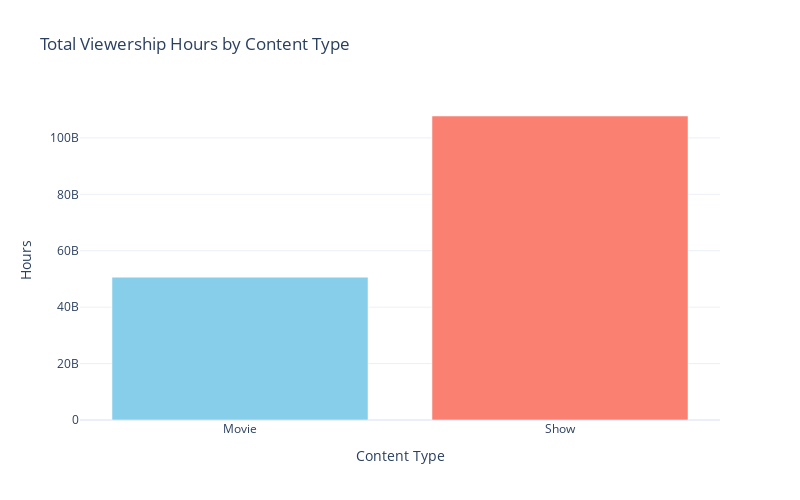

Notebook cell for this chart:
### Markdown cell above
Let's visualize this

### Code cell
fig = go.Figure(data=[
    go.Bar(
        x = viewership_content.index,
        y = viewership_content.values,
        marker_color = ['skyblue', 'salmon']
    )
])

fig.update_layout(
    title = 'Total Viewership Hours by Content Type ',
    xaxis_title = 'Content Type',
    yaxis_title = 'Hours',  
    xaxis_tickangle=0  ,
    height=500,
    width=800
)
# fig.show()

### Figure 1 — Plotly figure (JSON) as saved in the notebook; plotly's stock layout.template omitted (floating-point values rounded to 4 significant figures)
{"data": [{"marker": {"color": ["skyblue", "salmon"]}, "type": "bar", "x": ["Movie", "Show"], "y": [50640000000.0, 107800000000.0]}], "layout": {"height": 500, "title": {"text": "Total Viewership Hours by Content Type "}, "width": 800, "xaxis": {"tickangle": 0, "title": {"text": "Content Type"}}, "yaxis": {"title": {"text": "Hours"}}}}
